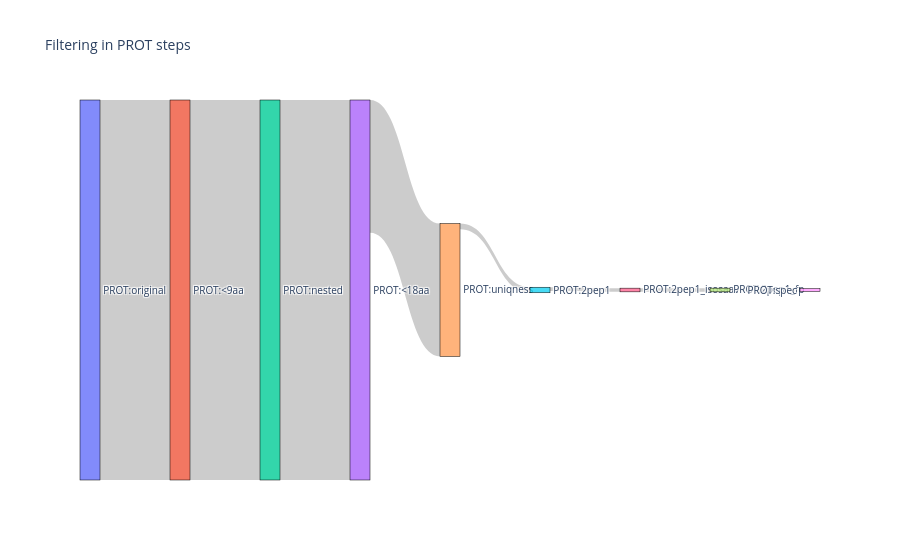

The notebook cell this image was saved under:
### Code cell
sankey_stepwise(hpp_countdown_df, 'prot',plot_dir,"hpp")

### Figure 1 — Plotly figure (JSON) as saved in the notebook; plotly's stock layout.template omitted (floating-point values rounded to 4 significant figures)
{"data": [{"link": {"source": [0, 1, 2, 3, 4, 5, 6, 7], "target": [1, 2, 3, 4, 5, 6, 7, 8], "value": [412, 412, 412, 144, 6, 4, 4, 3]}, "node": {"label": ["PROT:original", "PROT:<9aa", "PROT:nested", "PROT:<18aa", "PROT:uniqness", "PROT:2pep1", "PROT:2pep1_isosaav", "PROT:2pep1_fp", "PROT:spec"], "line": {"color": "black", "width": 0.5}, "pad": 15, "thickness": 20}, "type": "sankey"}], "layout": {"font": {"size": 10}, "title": {"text": "Filtering in PROT steps"}}}
